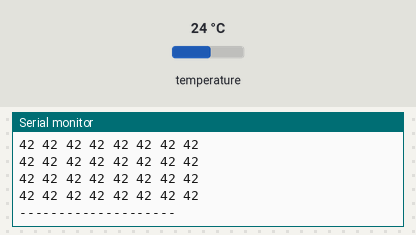
This sketch was run on a simulated Arduino Uno, built with avr-gcc and run on an emulated ATmega328P. On the bench: the last lines printed to the serial monitor. Inputs (shaded band) come from the test bench; at power-on: temperature 24 °C.

Above: at 1.3 s.
1.4 s: temperature set to 12 °C
At 2.5 s:
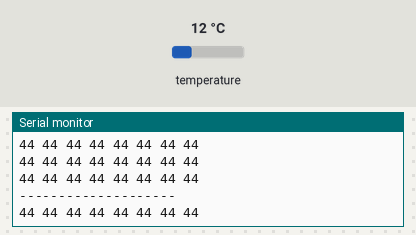
2.9 s: temperature set to 19 °C
At 3.5 s:
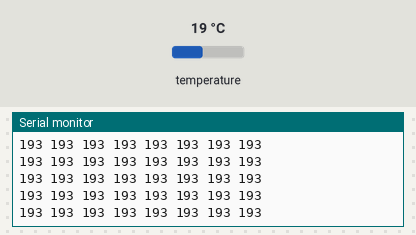
11.9 s: temperature set to 23 °C
At 12.6 s:
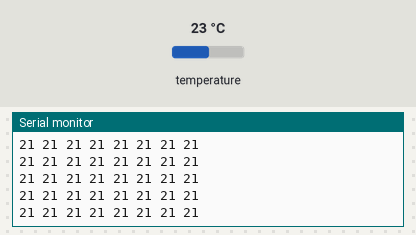
Timing chart, 0 to 14.9 s (numbered marks = the images above; inputs shaded):
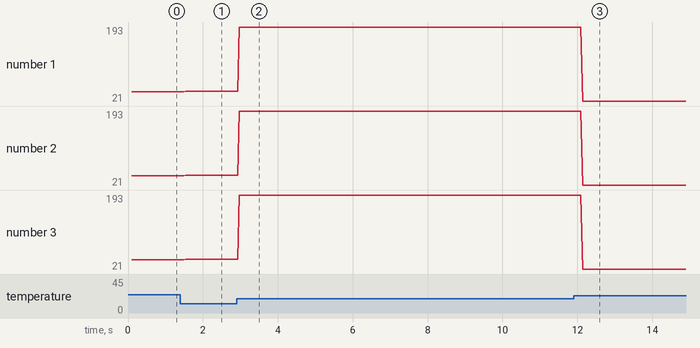

The sketch:

thermal_cam_init_testing.ino
```cpp
#include <SPI.h>

#include <Wire.h>
#include <Adafruit_AMG88xx.h>

//low range of the sensor (this will be blue on the screen)
#define MINTEMP 22

//high range of the sensor (this will be red on the screen)
#define MAXTEMP 34

//the colors we will be using
const uint16_t camColors[] = {0x480F,
                              0x400F, 0x400F, 0x400F, 0x4010, 0x3810, 0x3810, 0x3810, 0x3810, 0x3010, 0x3010,
                              0x3010, 0x2810, 0x2810, 0x2810, 0x2810, 0x2010, 0x2010, 0x2010, 0x1810, 0x1810,
                              0x1811, 0x1811, 0x1011, 0x1011, 0x1011, 0x0811, 0x0811, 0x0811, 0x0011, 0x0011,
                              0x0011, 0x0011, 0x0011, 0x0031, 0x0031, 0x0051, 0x0072, 0x0072, 0x0092, 0x00B2,
                              0x00B2, 0x00D2, 0x00F2, 0x00F2, 0x0112, 0x0132, 0x0152, 0x0152, 0x0172, 0x0192,
                              0x0192, 0x01B2, 0x01D2, 0x01F3, 0x01F3, 0x0213, 0x0233, 0x0253, 0x0253, 0x0273,
                              0x0293, 0x02B3, 0x02D3, 0x02D3, 0x02F3, 0x0313, 0x0333, 0x0333, 0x0353, 0x0373,
                              0x0394, 0x03B4, 0x03D4, 0x03D4, 0x03F4, 0x0414, 0x0434, 0x0454, 0x0474, 0x0474,
                              0x0494, 0x04B4, 0x04D4, 0x04F4, 0x0514, 0x0534, 0x0534, 0x0554, 0x0554, 0x0574,
                              0x0574, 0x0573, 0x0573, 0x0573, 0x0572, 0x0572, 0x0572, 0x0571, 0x0591, 0x0591,
                              0x0590, 0x0590, 0x058F, 0x058F, 0x058F, 0x058E, 0x05AE, 0x05AE, 0x05AD, 0x05AD,
                              0x05AD, 0x05AC, 0x05AC, 0x05AB, 0x05CB, 0x05CB, 0x05CA, 0x05CA, 0x05CA, 0x05C9,
                              0x05C9, 0x05C8, 0x05E8, 0x05E8, 0x05E7, 0x05E7, 0x05E6, 0x05E6, 0x05E6, 0x05E5,
                              0x05E5, 0x0604, 0x0604, 0x0604, 0x0603, 0x0603, 0x0602, 0x0602, 0x0601, 0x0621,
                              0x0621, 0x0620, 0x0620, 0x0620, 0x0620, 0x0E20, 0x0E20, 0x0E40, 0x1640, 0x1640,
                              0x1E40, 0x1E40, 0x2640, 0x2640, 0x2E40, 0x2E60, 0x3660, 0x3660, 0x3E60, 0x3E60,
                              0x3E60, 0x4660, 0x4660, 0x4E60, 0x4E80, 0x5680, 0x5680, 0x5E80, 0x5E80, 0x6680,
                              0x6680, 0x6E80, 0x6EA0, 0x76A0, 0x76A0, 0x7EA0, 0x7EA0, 0x86A0, 0x86A0, 0x8EA0,
                              0x8EC0, 0x96C0, 0x96C0, 0x9EC0, 0x9EC0, 0xA6C0, 0xAEC0, 0xAEC0, 0xB6E0, 0xB6E0,
                              0xBEE0, 0xBEE0, 0xC6E0, 0xC6E0, 0xCEE0, 0xCEE0, 0xD6E0, 0xD700, 0xDF00, 0xDEE0,
                              0xDEC0, 0xDEA0, 0xDE80, 0xDE80, 0xE660, 0xE640, 0xE620, 0xE600, 0xE5E0, 0xE5C0,
                              0xE5A0, 0xE580, 0xE560, 0xE540, 0xE520, 0xE500, 0xE4E0, 0xE4C0, 0xE4A0, 0xE480,
                              0xE460, 0xEC40, 0xEC20, 0xEC00, 0xEBE0, 0xEBC0, 0xEBA0, 0xEB80, 0xEB60, 0xEB40,
                              0xEB20, 0xEB00, 0xEAE0, 0xEAC0, 0xEAA0, 0xEA80, 0xEA60, 0xEA40, 0xF220, 0xF200,
                              0xF1E0, 0xF1C0, 0xF1A0, 0xF180, 0xF160, 0xF140, 0xF100, 0xF0E0, 0xF0C0, 0xF0A0,
                              0xF080, 0xF060, 0xF040, 0xF020, 0xF800,
                             };

Adafruit_AMG88xx amg;
unsigned long delayTime;
float pixels[AMG88xx_PIXEL_ARRAY_SIZE];

void setup() {
  Serial.begin(9600);
  Serial.println(F("AMG88xx thermal camera!"));

  bool status;

  // default settings
  status = amg.begin();
  if (!status) {
    Serial.println("Could not find a valid AMG88xx sensor, check wiring!");
    while (1);
  }

  Serial.println("-- Thermal Camera Test --");
  delay(100); // let sensor boot up

}

void loop() {
  //read all the pixels
  amg.readPixels(pixels);

  for (int i = 0; i < AMG88xx_PIXEL_ARRAY_SIZE; i++) {
    uint8_t colorIndex = map(pixels[i], MINTEMP, MAXTEMP, 0, 255);
    colorIndex = constrain(colorIndex, 0, 255);
    Serial.print(colorIndex);
    Serial.print(" ");
    if ((i + 1) % 8 == 0) {
      Serial.println();
    }
  }
  Serial.println("--------------------");
}
```

Measured:
- after the input at 1.4 s, the serial monitor: prints a new line after 0.14 s (image 1)
- after the input at 2.9 s, the serial monitor: prints a new line after 0.08 s (image 2)
- after the input at 11.9 s, the serial monitor: prints a new line after 0.25 s (image 3)
- plotted number 1: 42 → 44 after the input at 1.4 s, 44 → 193 after the input at 2.9 s, 193 → 21 after the input at 11.9 s
- plotted number 2: 42 → 44 after the input at 1.4 s, 44 → 193 after the input at 2.9 s, 193 → 21 after the input at 11.9 s
- plotted number 3: 42 → 44 after the input at 1.4 s, 44 → 193 after the input at 2.9 s, 193 → 21 after the input at 11.9 s
